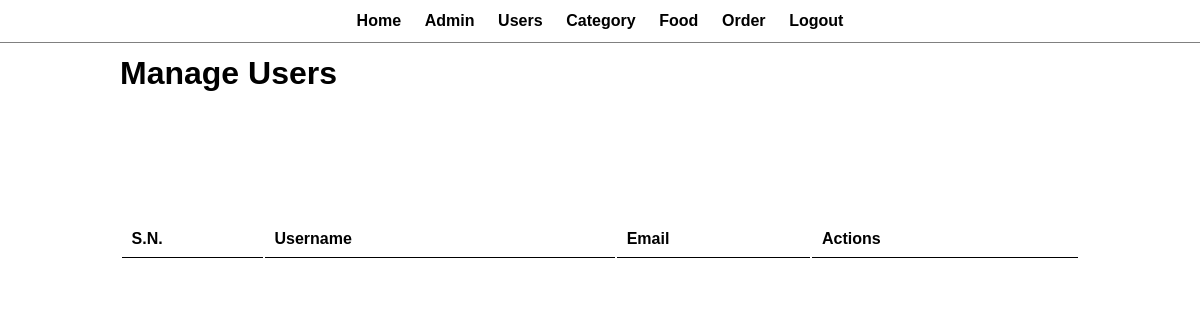
Page /admin/manage-user.php (signed in) on the earlier database version.
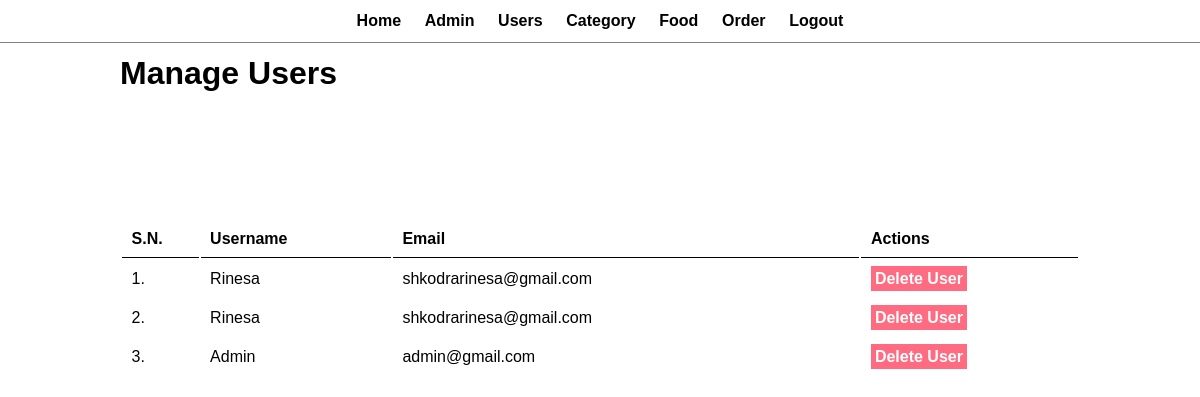
Same page on the later database version.
### tables this page shows
CREATE TABLE `users` (
  `id` int(11) NOT NULL,
  `username` varchar(100) NOT NULL,
  `email` varchar(100) NOT NULL,
  `password` varchar(100) NOT NULL,
  `password2` varchar(100) NOT NULL
);

### admin/manage-user.php (the view, shortened to what this page needs)
<?php include('partials/menu.php'); ?>
        <div class="main-content">
            <div class="wrapper">
                <h1>Manage Users</h1>
                <br>
                <br><br><br>
                <br><br><br>
                <table class="tbl-full">
                    <tr>
                        <th>S.N.</th>
                        <th>Username</th>
                        <th>Email</th>
                        <th>Actions</th>
                    </tr>
                    <?php
                        $sql = "SELECT * FROM users";
                        $conn = mysqli_connect('localhost', 'root', "") or die (mysqli_error());
                        $res = mysqli_query($conn, $sql);
                        if($res==TRUE)
                        {
                            $count = mysqli_num_rows($res);
                            $sn=1;
                            if($count>0)
                            {
                                while($rows=mysqli_fetch_assoc($res))
                                {
                                    $id=$rows['id'];
                                    $username=$rows['username'];
                                    $email=$rows['email'];
                                    ?>
                                    <tr>
                                        <td><?php echo $sn++; ?>. </td>
                                        <td><?php echo $username; ?></td>
                                        <td><?php echo $email; ?></td>
                                        <td>
                                            <a href="<?php echo SITEURL; ?>admin/delete-user.php?id=<?php echo $id; ?>" class="btn-danger">Delete User</a>
                                        </td>
                                    </tr>
                                    <?php
                                }
                            }
                            else
                            {
                            }
                        }
                    ?>
                </table>
            </div>
        </div>

Differences in the rows shown:
added users: username "Rinesa", email "shkodrarinesa@gmail.com"
added users: username "Rinesa", email "shkodrarinesa@gmail.com"
added users: username "Admin", email "admin@gmail.com"
